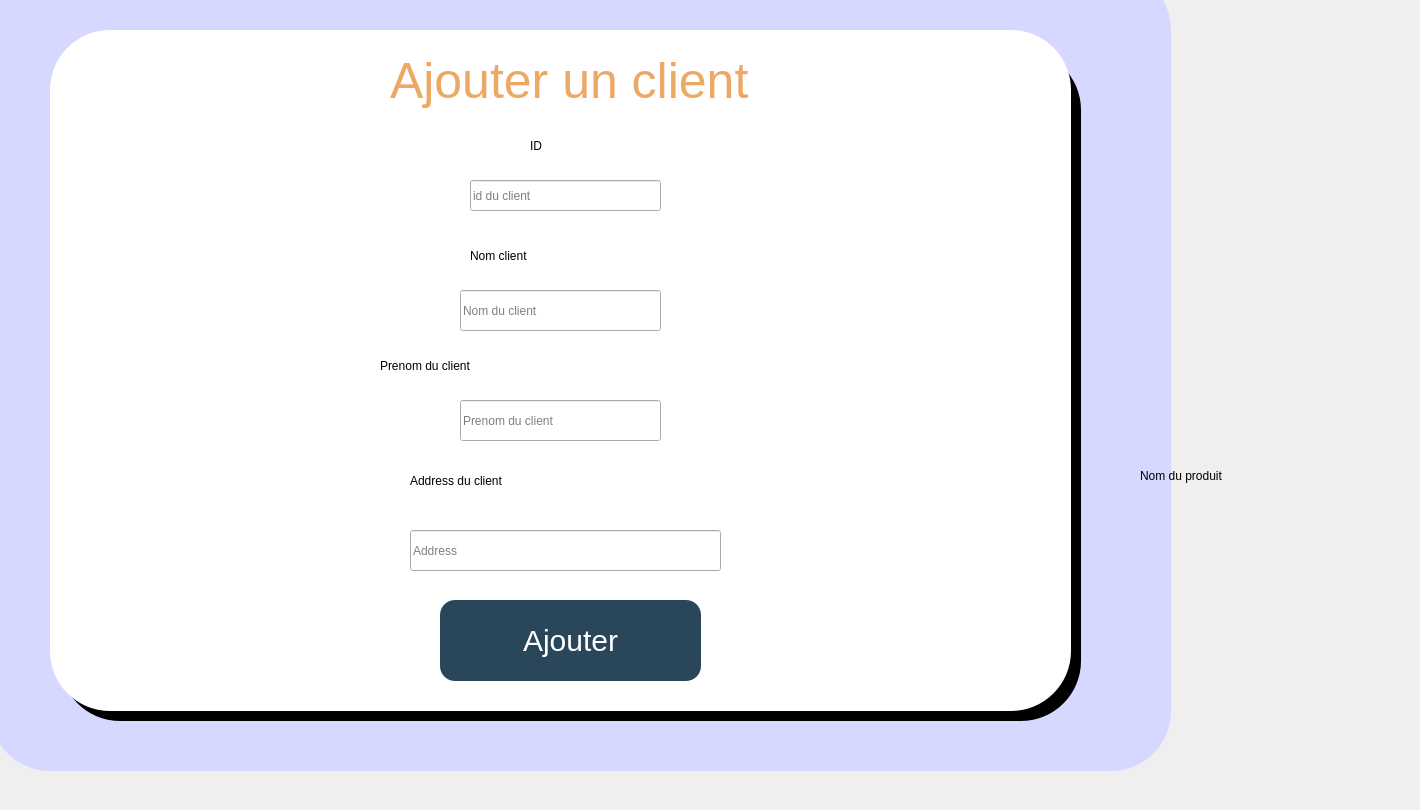
    <widget class="QWidget" name="ajout_pr">
     <widget class="QPushButton" name="pushButton_8">
      <property name="geometry">
       <rect>
        <x>60</x>
        <y>50</y>
        <width>1021</width>
        <height>671</height>
       </rect>
      </property>
      <property name="styleSheet">
       <string notr="true">QPushButton{
background:black;
font-size:70px;
border-radius:60px;
color:white;
}</string>
      </property>
      <property name="text">
       <string/>
      </property>
     </widget>
     <widget class="QPushButton" name="pushButton_10">
      <property name="geometry">
       <rect>
        <x>50</x>
        <y>30</y>
        <width>1021</width>
        <height>681</height>
       </rect>
      </property>
      <property name="styleSheet">
       <string notr="true">QPushButton{
background:white;
font-size:70px;
border-radius:60px;
color:white;
}</string>
      </property>
      <property name="text">
       <string/>
      </property>
     </widget>
     <widget class="QPushButton" name="pushButton_11">
      <property name="geometry">
       <rect>
        <x>-10</x>
        <y>-30</y>
        <width>1181</width>
        <height>801</height>
       </rect>
      </property>
      <property name="styleSheet">
       <string notr="true">QPushButton{
background:rgb(215, 216, 255);
font-size:70px;
border-radius:60px;
color:white;
}</string>
      </property>
      <property name="text">
       <string/>
      </property>
     </widget>
     <widget class="QPushButton" name="Retour_3">
      <property name="geometry">
       <rect>
        <x>90</x>
        <y>70</y>
        <width>81</width>
        <height>71</height>
       </rect>
      </property>
      <property name="styleSheet">
       <string notr="true">QPushButton{
background:white;
font-size:70px;
border-radius:60px;
color:white;
}</string>
      </property>
      <property name="text">
       <string/>
      </property>
      <property name="icon">
       <iconset>
        <normaloff>../../../../Downloads/Images/icons8-undo-100.png</normaloff>../../../../Downloads/Images/icons8-undo-100.png</iconset>
      </property>
      <property name="iconSize">
       <size>
        <width>70</width>
        <height>70</height>
       </size>
      </property>
     </widget>
     <widget class="QLineEdit" name="prenomclient">
      <property name="geometry">
       <rect>
        <x>460</x>
        <y>400</y>
        <width>201</width>
        <height>41</height>
       </rect>
      </property>
      <property name="placeholderText">
       <string>Prenom du client</string>
      </property>
     </widget>
     <widget class="QLineEdit" name="nomclient">
      <property name="geometry">
       <rect>
        <x>460</x>
        <y>290</y>
        <width>201</width>
        <height>41</height>
       </rect>
      </property>
      <property name="placeholderText">
       <string>Nom du client</string>
      </property>
     </widget>
     <widget class="QLabel" name="les_id">
      <property name="geometry">
       <rect>
        <x>470</x>
        <y>230</y>
        <width>191</width>
        <height>51</height>
       </rect>
      </property>
      <property name="text">
       <string>Nom client</string>
      </property>
     </widget>
     <widget class="QPushButton" name="ajouter_client">
      <property name="geometry">
       <rect>
        <x>440</x>
        <y>600</y>
        <width>261</width>
        <height>81</height>
       </rect>
      </property>
      <property name="styleSheet">
       <string notr="true">QPushButton{
background:#29465B;
font-size:30px;
border-radius:15px;
color:white;
}

QPushButton:hover{
color:#3794AB;
border-radius:15px;
background:white;
font-size:30px;
}</string>
      </property>
      <property name="text">
       <string>Ajouter</string>
      </property>
     </widget>
     <widget class="QLabel" name="les_id_2">
      <property name="geometry">
       <rect>
        <x>390</x>
        <y>50</y>
        <width>361</width>
        <height>61</height>
       </rect>
      </property>
      <property name="styleSheet">
       <string notr="true">font-size:50px;
color:#ECA966;</string>
      </property>
      <property name="text">
       <string>Ajouter un client</string>
      </property>
     </widget>
     <widget class="QLabel" name="les_id_5">
      <property name="geometry">
       <rect>
        <x>1140</x>
        <y>450</y>
        <width>271</width>
        <height>51</height>
       </rect>
      </property>
      <property name="text">
       <string>Nom du produit</string>
      </property>
     </widget>
     <widget class="QLabel" name="label">
      <property name="geometry">
       <rect>
        <x>380</x>
        <y>340</y>
        <width>391</width>
        <height>51</height>
       </rect>
      </property>
      <property name="text">
       <string>Prenom du client</string>
      </property>
     </widget>
     <widget class="QLabel" name="label_4">
      <property name="geometry">
       <rect>
        <x>410</x>
        <y>450</y>
        <width>321</width>
        <height>61</height>
       </rect>
      </property>
      <property name="text">
       <string>Address du client</string>
      </property>
     </widget>
     <widget class="QLineEdit" name="addressclient">
      <property name="geometry">
       <rect>
        <x>410</x>
        <y>530</y>
        <width>311</width>
        <height>41</height>
       </rect>
      </property>
      <property name="placeholderText">
       <string>Address</string>
      </property>
     </widget>
     <widget class="QLabel" name="label_5">
      <property name="geometry">
       <rect>
        <x>530</x>
        <y>110</y>
        <width>211</width>
        <height>71</height>
       </rect>
      </property>
      <property name="text">
       <string>ID</string>
      </property>
     </widget>
     <widget class="QLineEdit" name="idclient">
      <property name="geometry">
       <rect>
        <x>470</x>
        <y>180</y>
        <width>191</width>
        <height>31</height>
       </rect>
      </property>
      <property name="placeholderText">
       <string>id du client</string>
      </property>
     </widget>
     <zorder>pushButton_11</zorder>
     <zorder>pushButton_8</zorder>
     <zorder>pushButton_10</zorder>
     <zorder>Retour_3</zorder>
     <zorder>prenomclient</zorder>
     <zorder>nomclient</zorder>
     <zorder>les_id</zorder>
     <zorder>ajouter_client</zorder>
     <zorder>les_id_2</zorder>
     <zorder>les_id_5</zorder>
     <zorder>label</zorder>
     <zorder>label_4</zorder>
     <zorder>addressclient</zorder>
     <zorder>label_5</zorder>
     <zorder>idclient</zorder>
    </widget>
